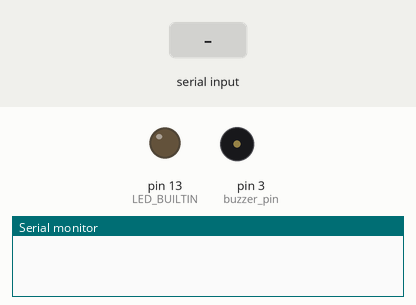
This sketch was run on a simulated Arduino Uno, built with avr-gcc and run on an emulated ATmega328P. Parts: output pins drawn as LEDs (lit = HIGH), buzzer (waves = sounding, pin HIGH), the last lines printed to the serial monitor. The inputs (shaded band) are chosen by the test bench.

Above: at 1.2 s.
1.3 s: "1\n" received over Serial
At 2.4 s:
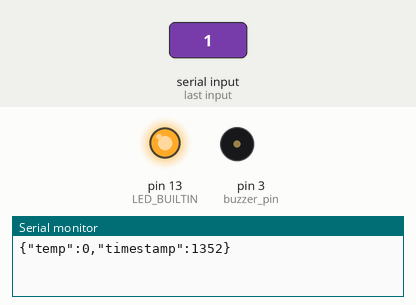
Timing chart, 0 to 7.9 s (numbered marks = the images above; inputs shaded):
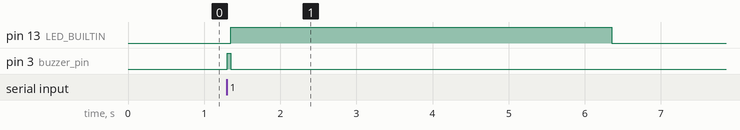

Measured:
- after the input at 1.3 s, pin 13 (LED_BUILTIN): LOW → HIGH after 0.05 s, → LOW 5.0 s later; pin 3 (buzzer_pin): LOW → HIGH at once, → LOW 0.05 s later

The sketch:

Device2.ino
```cpp
#include <ArduinoJson.h>

// Buzzer pin
#define buzzer_pin 3

void setup() {
  Serial.begin(9600);
  pinMode(LED_BUILTIN, OUTPUT);
  digitalWrite(LED_BUILTIN, LOW);  // End of processing
  pinMode(buzzer_pin, OUTPUT);
  digitalWrite(buzzer_pin, LOW);
}

void loop() {
    // 1. Wait for newline-terminated request (original format)
    if (Serial.available()) {

        String request = Serial.readStringUntil('\n');
        if (request.length() > 0) {  // Proper empty check

            digitalWrite(buzzer_pin, HIGH);
            delay(50);
            digitalWrite(buzzer_pin, LOW);

            // Visual feedback
            digitalWrite(LED_BUILTIN, HIGH);

            // Parse request
            StaticJsonDocument<200> req_doc;
            if (deserializeJson(req_doc, request) == DeserializationError::Ok) {
                float temp = req_doc["temp"];

                // Create response
                StaticJsonDocument<200> res_doc;
                res_doc["temp"] = temp;
                res_doc["timestamp"] = millis();

                // Send response
                serializeJson(res_doc, Serial);
                Serial.println();  // Terminator matching request format
                delay(5000);
            }
            digitalWrite(LED_BUILTIN, LOW);  // End of processing
        }
    }
}
```
